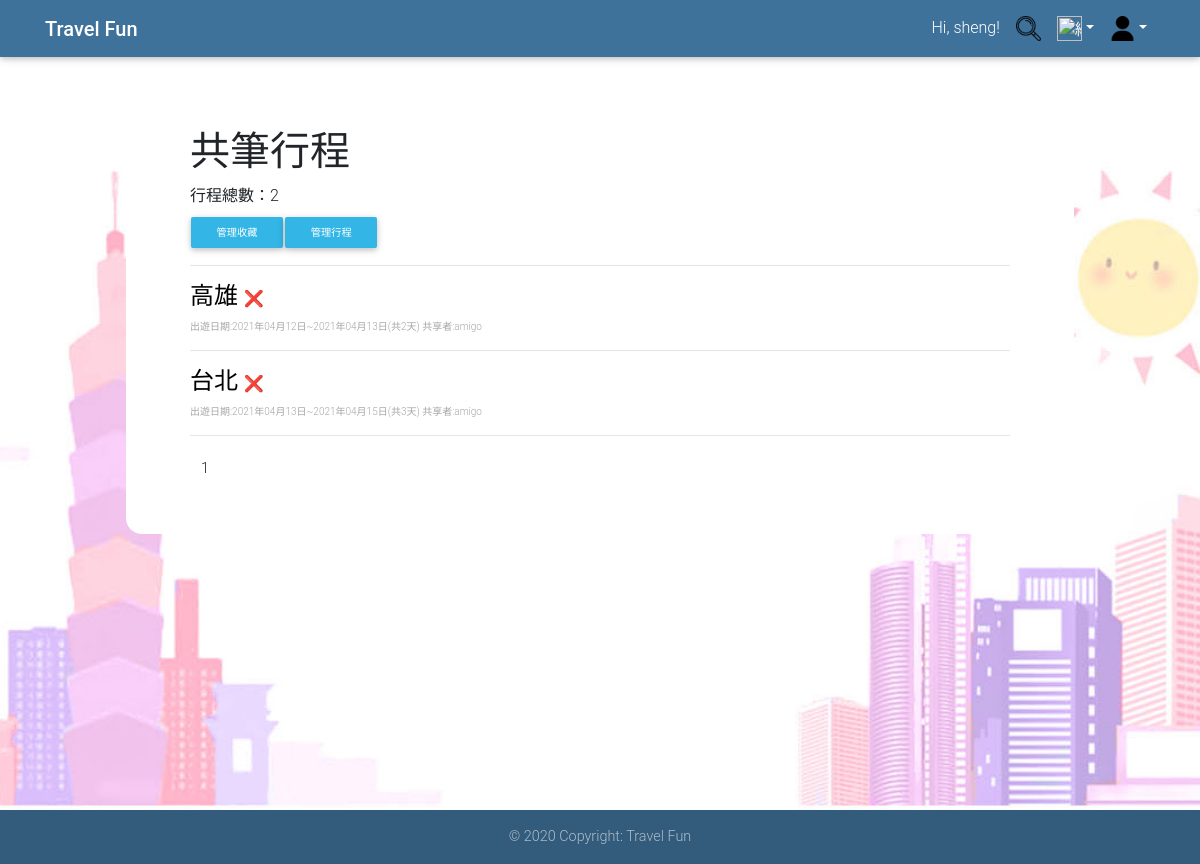
The page /membercentre/shareitinerary.php (signed in) on the database as committed earlier.
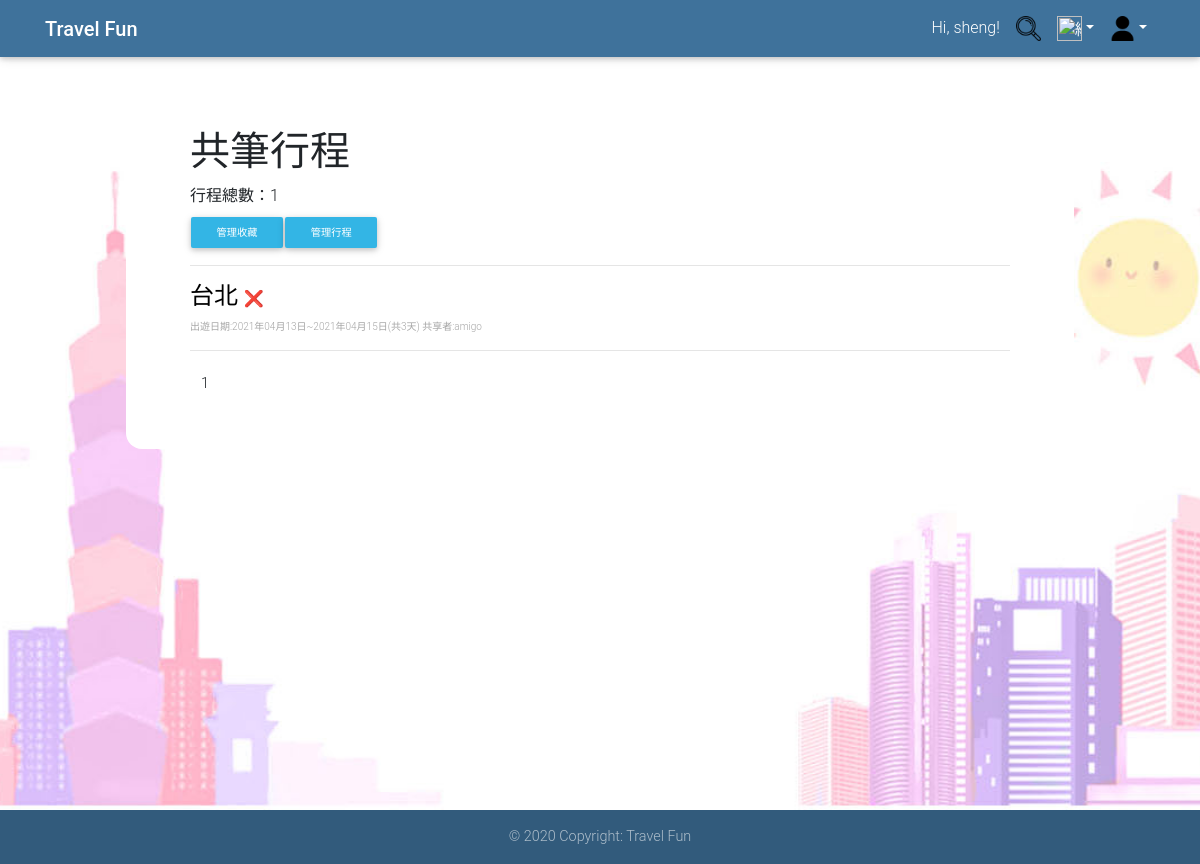
The same page on the database as committed later.
### tables this page shows
CREATE TABLE `itinerary` (
  `itinerary_id` int(10) NOT NULL,
  `itinerary_name` varchar(20) NOT NULL,
  `public_status` int(1) NOT NULL,
  `itinerary_date` date NOT NULL COMMENT '開始日期',
  `itinerary_days` int(3) NOT NULL,
  `user_id` varchar(20) NOT NULL COMMENT 'FK_user'
);

CREATE TABLE `user` (
  `user_id` varchar(20) NOT NULL,
  `user_password` varchar(32) NOT NULL,
  `user_name` varchar(20) NOT NULL,
  `user_email` varchar(64) NOT NULL,
  `user_key` char(32) NOT NULL,
  `photo` varchar(255) DEFAULT NULL,
  `introduction` text NOT NULL,
  `Authority` int(1) DEFAULT NULL
);

### membercentre/shareitinerary.php (the view, shortened to what the changed rows need)
<?php
mysqli_query($con, "SET NAMES UTF8");
$user_id = $_SESSION['user_id'];
$sql = "SELECT itinerary.itinerary_id, itinerary.itinerary_name, itinerary.public_status, itinerary.itinerary_date, itinerary.itinerary_days , itinerary.user_id,user.user_name";
$sql .= " FROM itinerary,share,user WHERE share.user_id = '$user_id' ";
$sql .= "and share.itinerary_id=itinerary.itinerary_id and itinerary.user_id= user.user_id ";
$sql .= "order by `itinerary`.`itinerary_date` ASC";
$result = mysqli_query($con, $sql);
$records_per_page = 10;
if (isset($_GET["page"]))
    $page = $_GET["page"];
else
    $page = 1;
$total_records = mysqli_num_rows($result);
$total_pages = ceil($total_records / $records_per_page);
$started_record = $records_per_page * ($page - 1);
if ($total_records != 0)
    mysqli_data_seek($result, $started_record);
?>
<head>
    <link rel="stylesheet" href="https://stackpath.bootstrapcdn.com/bootstrap/4.4.1/css/bootstrap.min.css">
    <link rel="stylesheet" href="../css/mdb.min.css">
    <link rel='stylesheet' href='https://rawgit.com/adrotec/knockout-file-bindings/master/knockout-file-bindings.css'>
    <link rel="stylesheet" href="../css/result.css">
</head>
<body>
    <main>
        <div class="container2">
            <h1>共筆行程</h1>
            <label for="name"> 行程總數：<?php echo $total_records; ?></label>
            <table>
                <td><input class="btn btn-info btn-block btn-sm" type="button" value="管理收藏" onclick="location.href='manageFavorites.php'" /></td>
                <td><input class="btn btn-info btn-block btn-sm" type="button" value="管理行程" onclick="location.href='manageitinerary.php'" /></td>
            </table>
            <p>
                <hr>
            <div id="left">
                <?php
                $j = 1;
                while ($row = mysqli_fetch_assoc($result)  and $j <= $records_per_page) {;
                    $itinerary_id = $row["itinerary_id"];
                    $itinerary_date = $row["itinerary_date"];
                    $itinerary_days = $row["itinerary_days"];
                    $totalday = $itinerary_days - 1;
                    echo "<div >";
                    echo "<h4><a href='modifyitinerary.php?id=" . $itinerary_id . "&share=1' style='text-decoration:none; color:black;'>" . $row["itinerary_name"] . "</a>";
                    echo "<a href=?delete=" . intval($itinerary_id) . "> <font size='3'>❌</a></font></h4>";
                    echo "<p>   <font color='#A6A6A6' size='1'>";
                    echo "出遊日期:" . date("Y年m月d日", strtotime($itinerary_date)) . "~" . date("Y年m月d日", strtotime($itinerary_date . "+ " . $totalday . " day")) . "(共" . $itinerary_days . "天)</a> ";;
                    echo " 共享者:" . $row["user_name"];
                    echo  "</a></p> </font>";
                    echo "</div>";
                    echo "<hr>";
                    $j++;
                }
                ?>
            </div>
            <td colspan="2" align="center" valign="top">
                <ul class="pagination">
                    <li class="page-item">
                        <?php
                        echo "<p align='center'>";
                        for ($i = $page; $i <= min($total_pages, $page + 9); $i++) {
                            if ($i == $page)
                                echo "<li class='page-item'><a class='page-link' >$i</a></li> ";
                            else
                                echo "<li class='page-item'><a class='page-link' href='shareitinerary.php?page=$i'>$i</a></li> ";
                        }
                        ?>
                    </li>
                </ul>
            </td>
        </div>
    </main>
</body>
</html>

Rows that differ between the two databases and show on the page:
removed itinerary: itinerary_name "高雄", itinerary_date "2021年04月12日", itinerary_date+itinerary_days "2021年04月13日", itinerary_days "2", user.user_name "amigo"
Other text that changed with them:
$total_records: "2" → "1"
